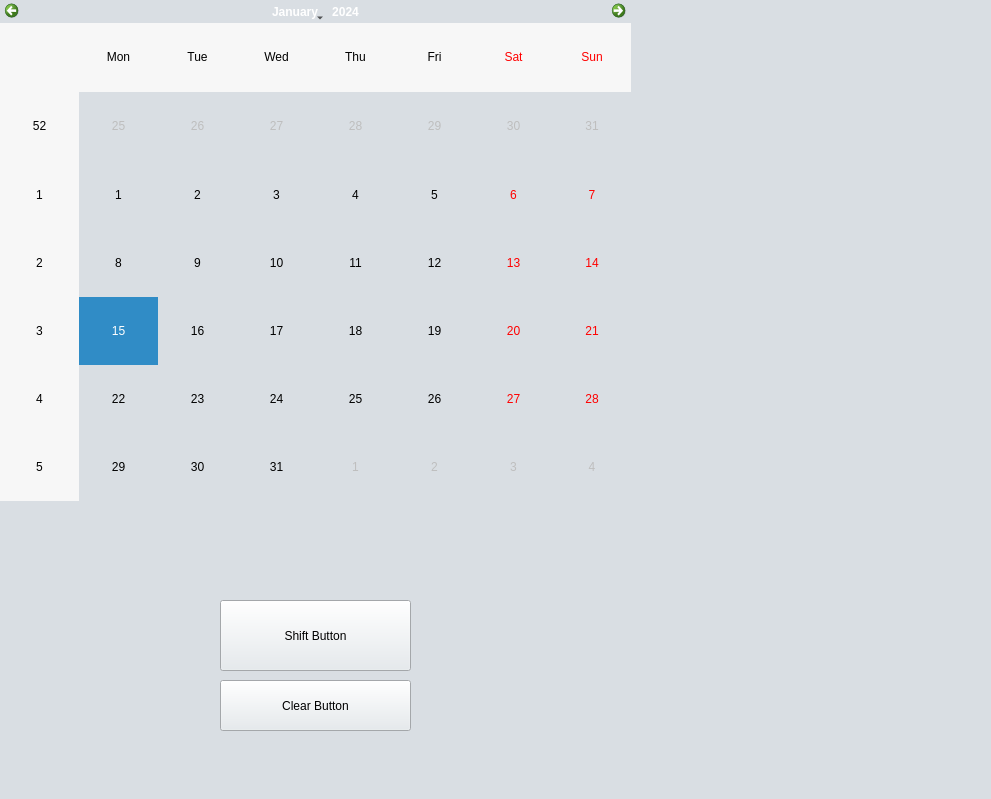
<?xml version="1.0" encoding="UTF-8"?>
<ui version="4.0">
 <class>MainWindow</class>
 <widget class="QMainWindow" name="MainWindow">
  <property name="geometry">
   <rect>
    <x>0</x>
    <y>0</y>
    <width>991</width>
    <height>799</height>
   </rect>
  </property>
  <property name="windowTitle">
   <string>MainWindow</string>
  </property>
  <property name="styleSheet">
   <string notr="true">

background-color: rgb(217, 222, 227);</string>
  </property>
  <widget class="QWidget" name="centralwidget">
   <widget class="QCalendarWidget" name="calendarWidget">
    <property name="geometry">
     <rect>
      <x>0</x>
      <y>0</y>
      <width>631</width>
      <height>501</height>
     </rect>
    </property>
   </widget>
   <widget class="QLabel" name="label">
    <property name="geometry">
     <rect>
      <x>20</x>
      <y>640</y>
      <width>191</width>
      <height>71</height>
     </rect>
    </property>
    <property name="font">
     <font>
      <pointsize>14</pointsize>
     </font>
    </property>
    <property name="text">
     <string/>
    </property>
   </widget>
   <widget class="QPushButton" name="pushButton">
    <property name="geometry">
     <rect>
      <x>220</x>
      <y>600</y>
      <width>191</width>
      <height>71</height>
     </rect>
    </property>
    <property name="styleSheet">
     <string notr="true">
background-color: rgb(229, 234, 238);</string>
    </property>
    <property name="text">
     <string>Shift Button</string>
    </property>
   </widget>
   <widget class="QLabel" name="label_2">
    <property name="geometry">
     <rect>
      <x>420</x>
      <y>600</y>
      <width>571</width>
      <height>141</height>
     </rect>
    </property>
    <property name="text">
     <string/>
    </property>
   </widget>
   <widget class="QPushButton" name="pushButton_2">
    <property name="geometry">
     <rect>
      <x>220</x>
      <y>680</y>
      <width>191</width>
      <height>51</height>
     </rect>
    </property>
    <property name="styleSheet">
     <string notr="true">


background-color: rgb(229, 234, 238);</string>
    </property>
    <property name="text">
     <string>Clear Button</string>
    </property>
   </widget>
   <widget class="QLabel" name="label_3">
    <property name="geometry">
     <rect>
      <x>0</x>
      <y>0</y>
      <width>991</width>
      <height>591</height>
     </rect>
    </property>
    <property name="text">
     <string/>
    </property>
    <property name="pixmap">
     <pixmap>../../Desktop/pic/1756164272_a beautiful and attractive frame for calendar _xl-beta-v2-2-2.png</pixmap>
    </property>
    <property name="scaledContents">
     <bool>true</bool>
    </property>
   </widget>
   <zorder>label_3</zorder>
   <zorder>calendarWidget</zorder>
   <zorder>label</zorder>
   <zorder>pushButton</zorder>
   <zorder>label_2</zorder>
   <zorder>pushButton_2</zorder>
  </widget>
  <widget class="QMenuBar" name="menubar">
   <property name="geometry">
    <rect>
     <x>0</x>
     <y>0</y>
     <width>991</width>
     <height>26</height>
    </rect>
   </property>
  </widget>
  <widget class="QStatusBar" name="statusbar"/>
 </widget>
 <resources/>
 <connections/>
</ui>
